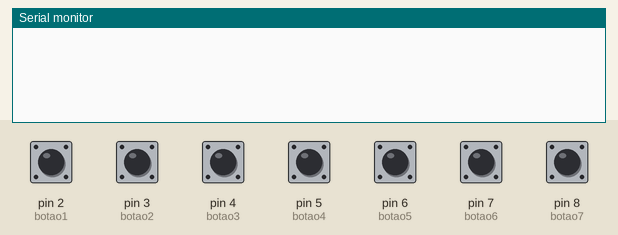
Recording of a sketch running on a simulated Arduino Uno, built with avr-gcc and run on an emulated ATmega328P. Parts: the last lines printed to the serial monitor. The test bench sets the inputs (shaded band); at power-on: pin 2 (botao1), pin 3 (botao2), pin 4 (botao3), pin 5 (botao4), pin 6 (botao5), pin 7 (botao6), pin 8 (botao7) LOW.

Above: at 1.2 s.
1.3 s: pin 2 (botao1) pulled HIGH for 0.15 s
At 2.6 s:
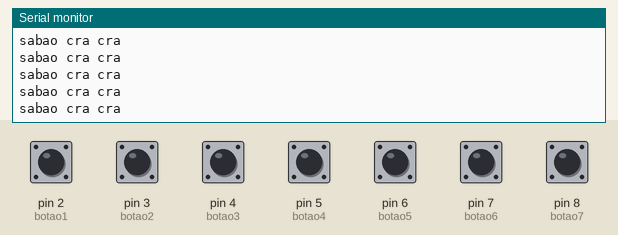
2.9 s: pin 3 (botao2) pulled HIGH for 0.15 s
At 4.2 s:
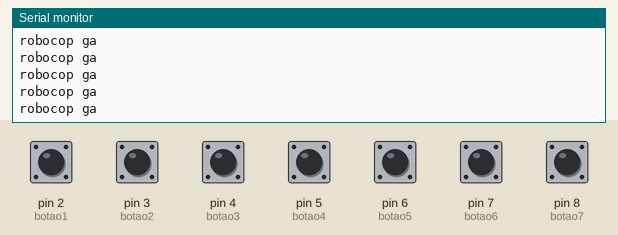
4.5 s: pin 4 (botao3) pulled HIGH for 0.15 s
At 5.8 s:
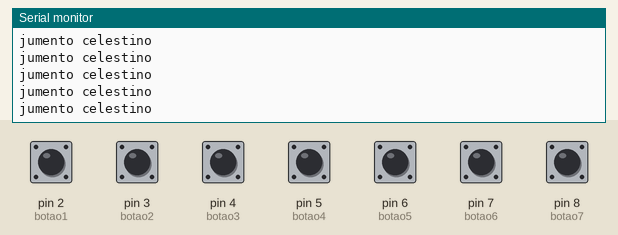
6.1 s: pin 7 (botao6) pulled HIGH for 0.15 s
At 6.7 s:
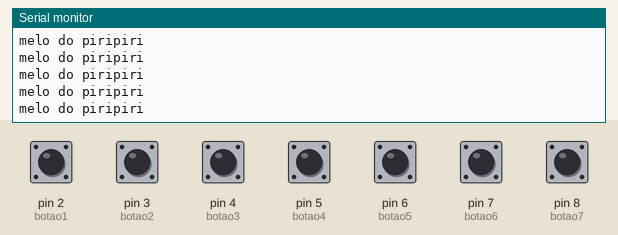
7.7 s: pin 8 (botao7) pulled HIGH for 0.15 s
At 9.0 s:
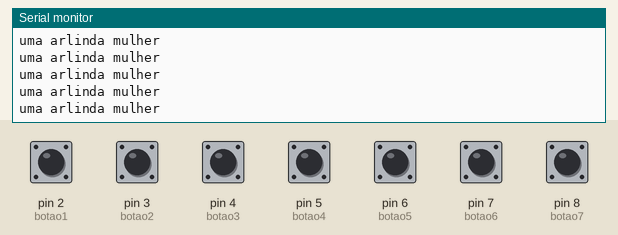
9.3 s: pin 2 (botao1) driven HIGH and pin 3 (botao2) driven HIGH
At 10.2 s:
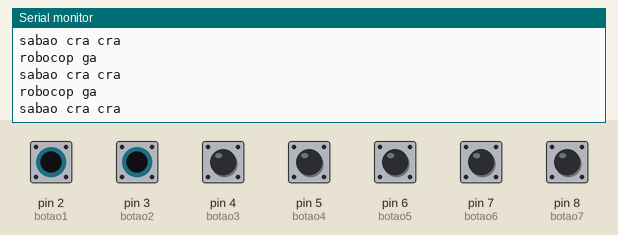

Measured:
- after the input at 1.3 s, the serial monitor: prints a new line at once (image 1)
- after the input at 2.9 s, the serial monitor: prints a new line at once (image 2)
- after the input at 4.5 s, the serial monitor: prints a new line at once (image 3)
- after the input at 6.1 s, the serial monitor: prints a new line at once (image 4)
- after the input at 7.7 s, the serial monitor: prints a new line at once (image 5)
- after the input at 9.3 s, the serial monitor: prints a new line at once (image 6)

The sketch:

codigo.ino
```cpp
// C++ code
//
const int botao1=2;
const int botao2=3;
const int botao3=4;
const int botao4=5;
const int botao5=6;
const int botao6=7;
const int botao7=8;

int var1;
int var2;
int var3;
int var4;
int var5;
int var6;
int var7;

void setup()
{
   pinMode(botao1, INPUT);
   pinMode(botao2, INPUT);
   pinMode(botao3, INPUT);
   pinMode(botao4, INPUT);
   pinMode(botao5, INPUT);
   pinMode(botao6, INPUT);
   pinMode(botao7, INPUT);
   Serial.begin(9600);
}

void loop()
{
  var1=digitalRead(botao1);
  var2=digitalRead(botao2);
  var3=digitalRead(botao3);
  var4=digitalRead(botao4);
  var5=digitalRead(botao5);
  var4=digitalRead(botao6);
  var5=digitalRead(botao7);

  if(var1){
  Serial.println("sabao cra cra");
  }
  if(var2){
  Serial.println("robocop ga");
  }
  if(var3){
  Serial.println("jumento celestino");
  }
  if(var4){
  Serial.println("melo do piripiri");
  }
  if(var5){
  Serial.println("uma arlinda mulher");
  }
  if(var6){
  Serial.println("roda roda vira");
  }
  if(var7){
  Serial.println("brasilia amarerela");
  }
}
```
